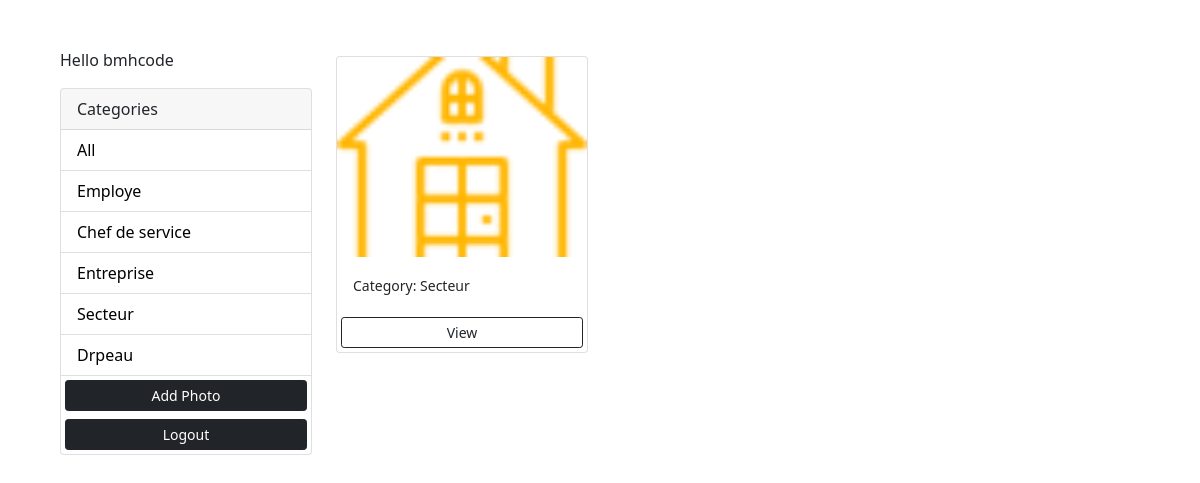
/?category=Secteur (signed in), run on the app's committed database.
### photos/models.py (models this page shows, shortened)
class Category(models.Model):
    class Meta:
        verbose_name = 'Category'
        verbose_name_plural = 'Categories'
    user = models.ForeignKey(
        User, on_delete=models.SET_NULL, null=True, blank=True)
    name = models.CharField(max_length=100, null=False, blank=False)

class Photo(models.Model):
    class Meta:
        verbose_name = 'Photo'
        verbose_name_plural = 'Photos'
    category = models.ForeignKey(
        Category, on_delete=models.SET_NULL, null=True, blank=True)
    image = models.ImageField(null=False, blank=False)
    description = models.TextField()

### photos/views.py (the view)
# urls.py: path('', views.gallery, name='gallery'),
@login_required(login_url='login')
def gallery(request):
    user = request.user
    category = request.GET.get('category')
    if category == None:
        photos = Photo.objects.filter(category__user=user)
    else:
        photos = Photo.objects.filter(
            category__name=category, category__user=user)
    categories = Category.objects.filter(user=user)
    context = {'categories': categories, 'photos': photos}
    return render(request, 'photos/gallery.html', context)

### photos/templates/photos/gallery.html (shortened to what this page needs)
<!DOCTYPE html>
<html lang="en">
<head>
    <link href="https://cdn.jsdelivr.net/npm/bootstrap@5.0.0-beta1/dist/css/bootstrap.min.css" rel="stylesheet"
>
</head>
<body class="m-5">
    <div class="container">
        <div class="row">
            <div class="col-md-3">
                {% if request.user.is_authenticated %}
                    <p>Hello {{request.user}}</p>
                {% endif %}
                <div class="card">
                    <div class="card-header">
                        Categories
                    </div>
                    <ul class="list-group list-group-flush">
                        <li class="list-group-item">
                            <a href="{% url 'gallery' %}">All</a>
                        </li>
                        {% for category in categories %}
                        <li class=" list-group-item">
                            <a href="{% url 'gallery' %}?category={{category.name}}">
                                {{category.name}}
                            </a>
                        </li>
                        {% endfor %}
                        <a href="{% url 'add' %}" class="btn btn-dark btn-block btn-sm m-1">Add Photo</a>
                        <a href="{% url 'logout' %}" class="btn btn-dark btn-block btn-sm m-1">Logout</a>
                    </ul>
                </div>
            </div>
            <div class="col-md-9">
                <div class="row">
                    {% for photo in photos %}
                        <div class="col-md-4">
                            <div class="card my-2">
                                <img class="image-thumbail" src="{{photo.image.url}}" alt="Card image cap">
                                <div class="card-body">
                                    <small>Category: {{photo.category.name}}</small>
                                </div>
                                <a href="{% url 'photo' photo.id %}" class="btn btn-outline-dark btn-sm m-1">View</a>
                            </div>
                        </div>
                    {% empty %}
                    <h3>No photos...</h3>
                    {% endfor %}
                </div>
            </div>
        </div>
    </div>
</body>
</html>

### photos/templates/photos/gallery.html (style rules this page uses)
.image-thumbail { height: 200px; object-fit: cover; }
.list-group-item a { text-decoration: none; color: black; }

### data on the page
Category: name "Employe"
Category: name "Chef de service"
Category: name "Entreprise"
Category: name "Secteur"
Category: name "Drpeau"
Photo: image (picture), category.name "Secteur"

### other printed values
{{ request.user }} "bmhcode"
